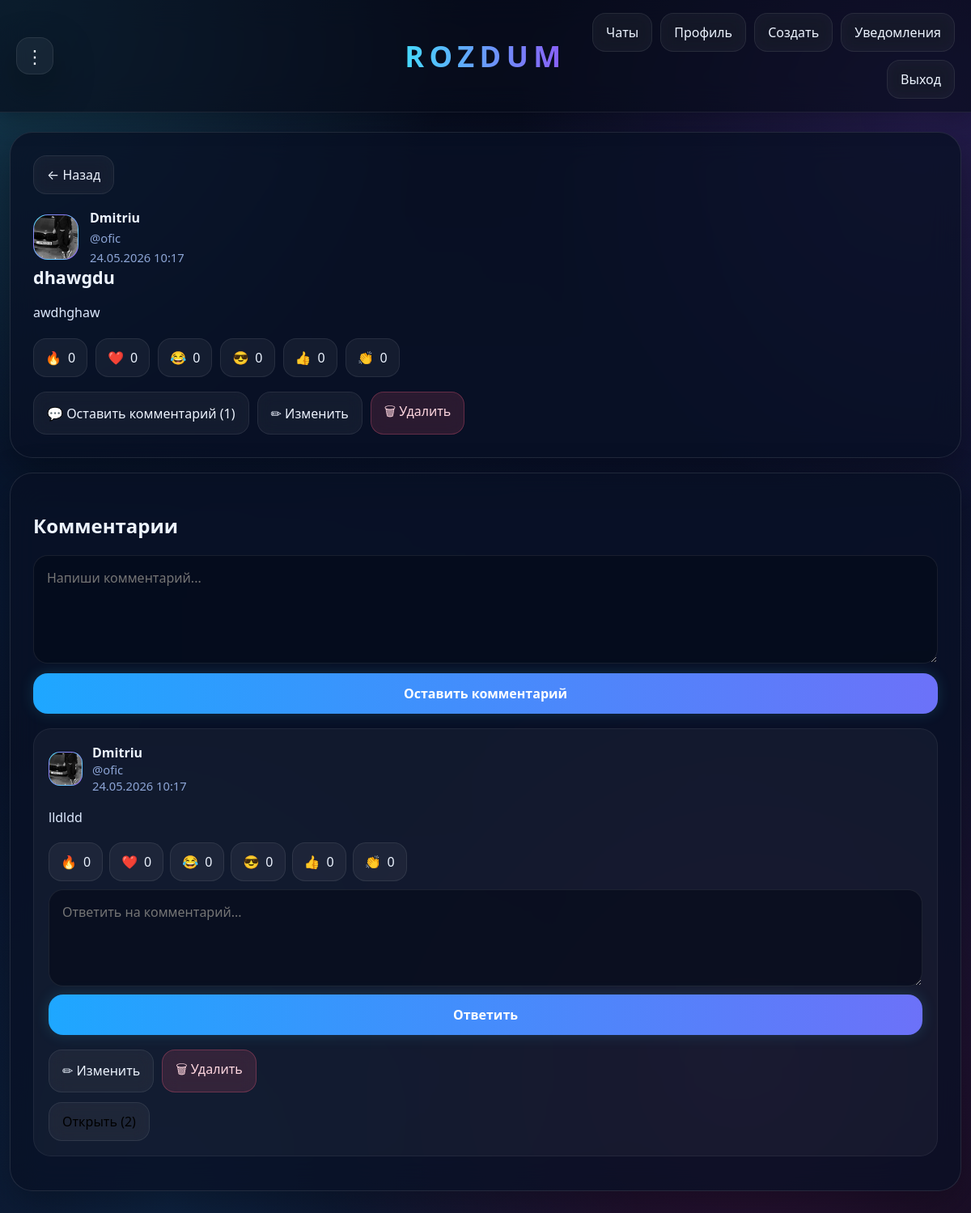
Page /topic/1 (signed in) on the committed database.
### app.py (models this page shows)
class User(UserMixin, db.Model):
    id = db.Column(db.Integer, primary_key=True)
    username = db.Column(db.String(80), unique=True, nullable=False, index=True)
    nickname = db.Column(db.String(80), nullable=False)
    password = db.Column(db.String(255), nullable=False)
    avatar = db.Column(db.String(255), default="")
    bio = db.Column(db.Text, default="")
    status = db.Column(db.String(120), default="")
    is_admin = db.Column(db.Boolean, default=False)
    is_banned = db.Column(db.Boolean, default=False)
    last_seen = db.Column(db.DateTime, default=datetime.utcnow, nullable=False)
    created_at = db.Column(db.DateTime, default=datetime.utcnow, nullable=False)

class Topic(db.Model):
    id = db.Column(db.Integer, primary_key=True)
    title = db.Column(db.String(220), nullable=False)
    content = db.Column(db.Text, nullable=False)
    image = db.Column(db.String(255), default="")
    created_at = db.Column(db.DateTime, default=datetime.utcnow, nullable=False)
    updated_at = db.Column(db.DateTime, default=datetime.utcnow, onupdate=datetime.utcnow)
    user_id = db.Column(db.Integer, db.ForeignKey("user.id"), nullable=False)
    author = db.relationship("User", backref=db.backref("topics", lazy=True))

class Comment(db.Model):
    id = db.Column(db.Integer, primary_key=True)
    content = db.Column(db.Text, nullable=False)
    created_at = db.Column(db.DateTime, default=datetime.utcnow, nullable=False)
    updated_at = db.Column(db.DateTime, default=datetime.utcnow, onupdate=datetime.utcnow)
    topic_id = db.Column(db.Integer, db.ForeignKey("topic.id"), nullable=False)
    user_id = db.Column(db.Integer, db.ForeignKey("user.id"), nullable=False)
    parent_id = db.Column(db.Integer, db.ForeignKey("comment.id"), nullable=True)
    author = db.relationship("User", backref=db.backref("comments", lazy=True))
    topic = db.relationship("Topic", backref=db.backref("all_comments", lazy=True))
    parent = db.relationship("Comment", remote_side=[id], backref=db.backref("replies", lazy=True))

### app.py (the view)
@app.route("/topic/<int:topic_id>")
@login_required
def topic_view(topic_id):
    topic = Topic.query.get_or_404(topic_id)
    decorate_topic(topic)
    comments = (
        Comment.query
        .filter_by(topic_id=topic.id, parent_id=None)
        .order_by(Comment.id.asc())
        .all()
    )
    for comment in comments:
        decorate_comment(comment)
    return render_template("topic.html", topic=topic, comments=comments)

### app.py (called while the page is built)
@login_manager.user_loader
def load_user(user_id):
    return User.query.get(int(user_id))

def render_mentions(text):
    safe_text = str(escape(text))
    def repl(match):
        username = match.group(1).lower()
        return f'<a class="mention" href="{url_for("profile", username=username)}">@{match.group(1)}</a>'
    return Markup(MENTION_RE.sub(repl, safe_text))

def decorate_topic(topic):
    topic.reaction_counts = {
        emoji: Reaction.query.filter_by(topic_id=topic.id, reaction=emoji).count()
        for emoji in REACTIONS
    }
    topic.comment_count = Comment.query.filter_by(topic_id=topic.id, parent_id=None).count()
    if current_user.is_authenticated:
        my_reaction = Reaction.query.filter_by(topic_id=topic.id, user_id=current_user.id).first()
        topic.my_reaction = my_reaction.reaction if my_reaction else ""
    else:
        topic.my_reaction = ""
    topic.content_html = render_mentions(topic.content)
    return topic

def decorate_comment(comment):
    comment.reaction_counts = {
        emoji: CommentReaction.query.filter_by(comment_id=comment.id, reaction=emoji).count()
        for emoji in REACTIONS
    }
    if current_user.is_authenticated:
        my_reaction = CommentReaction.query.filter_by(comment_id=comment.id, user_id=current_user.id).first()
        comment.my_reaction = my_reaction.reaction if my_reaction else ""
    else:
        comment.my_reaction = ""
    comment.content_html = render_mentions(comment.content)
    for reply in comment.replies:
        decorate_comment(reply)
    return comment

@app.context_processor
def inject_globals():
    unread = 0
    if current_user.is_authenticated:
        unread = Notification.query.filter_by(user_id=current_user.id, is_read=False).count()
    return {
        "unread_notifications_count": unread,
        "reactions_list": REACTIONS,
        "is_online": is_online,
    }

@app.before_request
def update_last_seen():
    if request.endpoint == "static":
        return
    if current_user.is_authenticated:
        if current_user.is_banned:
            logout_user()
            flash("Ваш аккаунт заблокирован.")
            return redirect(url_for("login"))
        current_user.last_seen = datetime.utcnow()
        db.session.commit()

### templates/topic.html (shortened to what this page needs)
{% extends "base.html" %}
{% block content %}
{% macro render_comment(comment) %}
<div class="comment-card">
    <div class="comment-top">
        <a class="avatar avatar-sm" href="{{ url_for('profile', username=comment.author.username) }}">
            {% if comment.author.avatar %}
                <img src="{{ url_for('static', filename='uploads/' ~ comment.author.avatar) }}" alt="avatar">
            {% else %}
                <span>{{ comment.author.nickname[:1] | upper }}</span>
            {% endif %}
        </a>
        <div>
            <div class="comment-author">
                <a href="{{ url_for('profile', username=comment.author.username) }}">{{ comment.author.nickname }}</a>
            </div>
            <div class="topic-submeta">@{{ comment.author.username }}</div>
            <div class="topic-time">{{ comment.created_at.strftime('%d.%m.%Y %H:%M') }}</div>
        </div>
    </div>
    <p class="comment-text">{{ comment.content_html|safe }}</p>
    <div class="comment-reaction-row">
        {% for emoji in reactions_list %}
            <form method="POST" action="{{ url_for('react_comment', comment_id=comment.id) }}">
                <button type="submit" class="reaction-btn {% if comment.my_reaction == emoji %}active{% endif %}">
                    {{ emoji }} <span>{{ comment.reaction_counts[emoji] }}</span>
                </button>
            </form>
        {% endfor %}
    </div>
    <form class="comment-reply-form" method="POST" action="{{ url_for('reply_comment', comment_id=comment.id) }}">
        <textarea name="content" rows="2" placeholder="Ответить на комментарий..." required></textarea>
        <button class="btn-primary" type="submit">Ответить</button>
    </form>
    {% if current_user.id == comment.author.id or current_user.is_admin %}
        <div class="comment-actions">
            <a class="small-btn" href="{{ url_for('edit_comment', comment_id=comment.id) }}">✏ Изменить</a>
            <form method="POST" action="{{ url_for('delete_comment', comment_id=comment.id) }}"
                  onsubmit="return confirm('Удалить комментарий?');">
                <button class="small-btn danger" type="submit">🗑 Удалить</button>
            </form>
        </div>
    {% endif %}
    {% if comment.replies|length > 0 %}
        <button class="small-btn reply-toggle" type="button" onclick="toggleReplies('replies-{{ comment.id }}')">
            Открыть ({{ comment.replies|length }})
        </button>
    {% endif %}
</div>
{% endmacro %}
<article class="topic-page card">
    <div class="back-row">
        <a class="back-btn" href="{{ url_for('forum') }}">← Назад</a>
    </div>
    <div class="topic-head">
        <a class="avatar" href="{{ url_for('profile', username=topic.author.username) }}">
            {% if topic.author.avatar %}
                <img src="{{ url_for('static', filename='uploads/' ~ topic.author.avatar) }}" alt="avatar">
            {% else %}
                <span>{{ topic.author.nickname[:1] | upper }}</span>
            {% endif %}
        </a>
        <div class="topic-meta">
            <div class="topic-author">
                <a href="{{ url_for('profile', username=topic.author.username) }}">{{ topic.author.nickname }}</a>
            </div>
            <div class="topic-submeta">@{{ topic.author.username }}</div>
            <div class="topic-time">{{ topic.created_at.strftime('%d.%m.%Y %H:%M') }}</div>
        </div>
    </div>
    <h1 class="topic-title">{{ topic.title }}</h1>
    <p class="topic-text">{{ topic.content_html|safe }}</p>
    <div class="reaction-row">
        {% for emoji in reactions_list %}
            <form method="POST" action="{{ url_for('react_topic', topic_id=topic.id) }}" class="reaction-form">
                <button type="submit" class="reaction-btn {% if topic.my_reaction == emoji %}active{% endif %}">
                    {{ emoji }} <span>{{ topic.reaction_counts[emoji] }}</span>
                </button>
            </form>
        {% endfor %}
    </div>
    <div class="post-actions">
        <a class="small-btn" href="#comments">💬 Оставить комментарий ({{ comments|length }})</a>
        {% if current_user.id == topic.author.id or current_user.is_admin %}
            <a class="small-btn" href="{{ url_for('edit_topic', topic_id=topic.id) }}">✏ Изменить</a>
            <form method="POST" action="{{ url_for('delete_topic', topic_id=topic.id) }}"
                  onsubmit="return confirm('Удалить этот пост?');">
                <button class="small-btn danger" type="submit">🗑 Удалить</button>
            </form>
        {% endif %}
    </div>
</article>
<section class="card comments-section" id="comments">
    <h2>Комментарии</h2>
    <form class="comment-form" method="POST" action="{{ url_for('create_comment', topic_id=topic.id) }}">
        <textarea name="content" rows="4" placeholder="Напиши комментарий..." required></textarea>
        <button class="btn-primary" type="submit">Оставить комментарий</button>
    </form>
    <div class="comments-list">
        {% for comment in comments %}
            {{ render_comment(comment) }}
        {% endfor %}
    </div>
</section>
{% endblock %}

### rows in the picture
User: avatar (picture), author.nickname "Dmitriu", author.username "ofic"
Topic: created_at "24.05.2026 10:17", title "dhawgdu", content_html "awdhghaw"
Comment: avatar (picture), author.nickname "Dmitriu", author.username "ofic", created_at "24.05.2026 10:17", content_html "lldldd", reactions_list "🔥" "❤️" "😂" "😎" "👍" "👏", reaction_counts "0" "0" "0" "0" "0" "0", replies|length "2"

### other values in the picture
{{ emoji }} "🔥" "❤️" "😂" "😎" "👍" "👏"
{{ topic.reaction_counts[emoji] }} "0" "0" "0" "0" "0" "0"
{{ comments|length }} "1"
